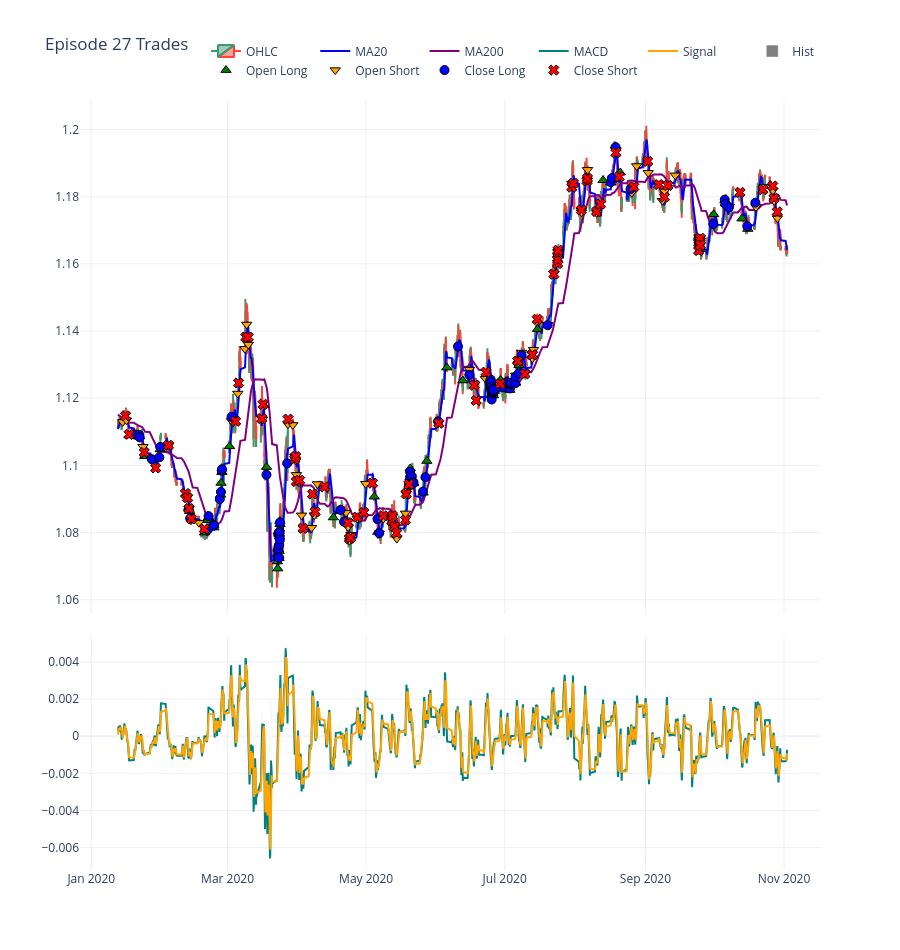

The notebook cell saved with this chart:
### Code cell
# 12) Script Entrypoint Cell for VS Code (Plotly only)
if __name__ == '__main__':
    import argparse
    parser = argparse.ArgumentParser()
    parser.add_argument('--episode', type=int, default=None, help='Episode number to render')
    parser.add_argument('--tolerance_hours', type=float, default=2.0, help='Merge tolerance in hours')
    parser.add_argument('--save_html', action='store_true', help='Also save interactive HTML figure')
    args, _ = parser.parse_known_args()

    ep = args.episode or (int(EP_IDX['episode'].max()) if not EP_IDX.empty else None)
    if ep is None:
        print('No episodes found to render.')
    else:
        tr_raw = load_episode_trace(ep, EP_IDX)
        aligned = align_trades_to_candles(tr_raw, CANDLES, tolerance=f"{args.tolerance_hours}H")
        metrics = compute_trade_metrics(aligned)
        # Choose a sensible window
        if aligned['exec_time'].notna().any():
            tmin, tmax = aligned['exec_time'].min(), aligned['exec_time'].max()
            pad = pd.Timedelta('72H')
            df = CANDLES.loc[str(tmin - pad): str(tmax + pad)]
        else:
            df = CANDLES.tail(5000)
        fig = plot_plotly(aligned, df, ep)
        if fig is not None:
            fig.show()
        save_outputs(aligned, metrics, ep, fig=fig, save_html=args.save_html)
        print(f"Rendered episode {ep} (plotly)")
